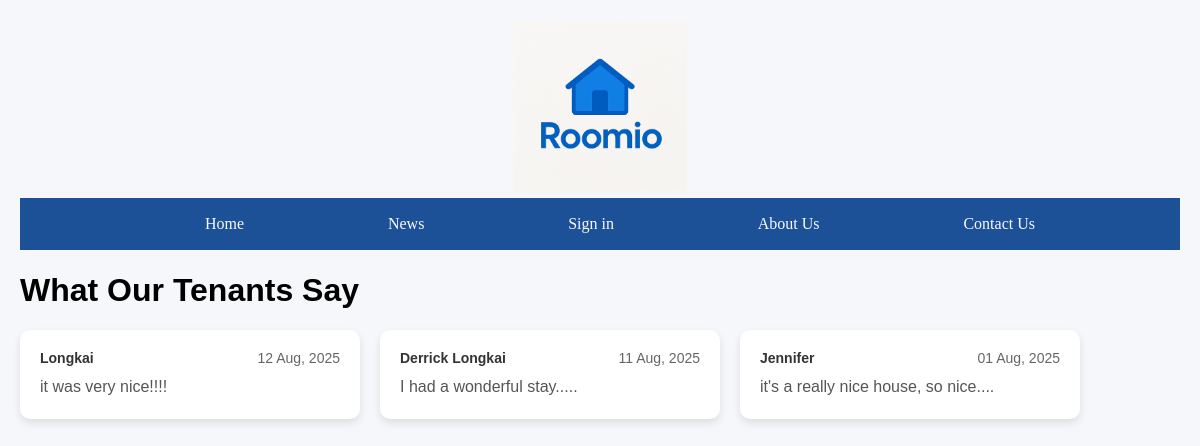
The app's page /Testimonial.php with its own data.
### tables this page shows
CREATE TABLE `testimonial` (
  `Id` int(10) NOT NULL,
  `Tenant` varchar(50) NOT NULL,
  `Date` date DEFAULT current_timestamp(),
  `Comment` text DEFAULT NULL
);

CREATE TABLE `tenant` (
  `FirstName` varchar(50) DEFAULT NULL,
  `LastName` varchar(20) DEFAULT NULL,
  `Email` varchar(50) NOT NULL,
  `Password` varchar(50) NOT NULL
);

### Testimonial.php (the view, shortened to what this page needs)
<?php
    $host = "localhost";
    $user = "root";
    $pass = "";
    $db   = "dzt_db";
    $conn = new mysqli($host, $user, $pass, $db);
    $sql = "SELECT tenant.FirstName, testimonial.Date, testimonial.Comment
        FROM testimonial
        JOIN tenant ON testimonial.Tenant = tenant.Email
        ORDER BY testimonial.date DESC";
    $result = $conn->query($sql);
?>
<!DOCTYPE html>
<html lang="en">
    <head>
        <link rel="stylesheet" href="All.css">
    </head>
    <body>
        <div id="page">
            <div id="header">
                <img src="images/logo.png" alt="Logo" style="width: 15%; height: auto;">
            </div>
            <div id="Nav">
                <ul>
                    <li><a href="Home.php">Home</a></li>
                    <li><a href="News.html">News</a></li>
                    <li><a href="SignIn.html">Sign in</a></li>
                    <li><a href="images/FirstCV.pdf">About Us</a></li>
                    <li><a href="mailto:'longkai.zhang@student.griffith.ie'">Contact Us</a></li>
                </ul>
            </div>
            <h1>What Our Tenants Say</h1>
            <div class="testimonial-container">
            <?php
                if ($result->num_rows > 0) {
                    while($row = $result->fetch_assoc()) {
                        echo "<div class='testimonial-card'>";
                        echo "  <div class='testimonial-header'>";
                        echo "      <span class='testimonial-name'>" . htmlspecialchars($row['FirstName']) . "</span>";
                        echo "      <span>" . htmlspecialchars(date("d M, Y", strtotime($row['Date']))) . "</span>";
                        echo "  </div>";
                        echo "  <div class='testimonial-comment'>" . htmlspecialchars($row['Comment']) . "</div>";
                        echo "</div>";
                    }
                }
                else {
                    echo "<p>No testimonials found.</p>";
                }
            ?>
            </div>
        </div>
    </body>
</html>

### All.css (style rules this page uses)
body #header { align-items: center; margin: auto; text-align: center; }
body #Nav { background-color: rgb(28, 80, 151); padding: 0.1%; }
body #Nav ul { display: flex; list-style-type: none; justify-content: space-evenly; color: #fbfafa; font-family:Georgia, 'Times New Roman', Times, serif; }
body #Nav ul a { color: #fbfafa; text-decoration: none; }

### Testimonial.php (style rules this page uses)
body { font-family: Arial, sans-serif; background: #f5f7fa; margin: 0; padding: 20px; }
.testimonial-container { display: flex; flex-wrap: wrap; gap: 20px; }
.testimonial-card { background: white; border-radius: 10px; padding: 20px; width: 300px; box-shadow: 0 4px 8px rgba(0,0,0,0.1); transition: transform 0.2s ease-in-out; }
.testimonial-header { display: flex; justify-content: space-between; font-size: 14px; color: #666; margin-bottom: 10px; }
.testimonial-name { font-weight: bold; color: #333; }
.testimonial-comment { font-size: 16px; color: #555; line-height: 1.4; }

### records on screen
testimonial: Tenant.FirstName "Longkai", Date "12 Aug, 2025", Comment "it was very nice!!!!"
testimonial: Tenant.FirstName "Derrick Longkai", Date "11 Aug, 2025", Comment "I had a wonderful stay....."
testimonial: Tenant.FirstName "Jennifer", Date "01 Aug, 2025", Comment "it's a really nice house, so nice...."
